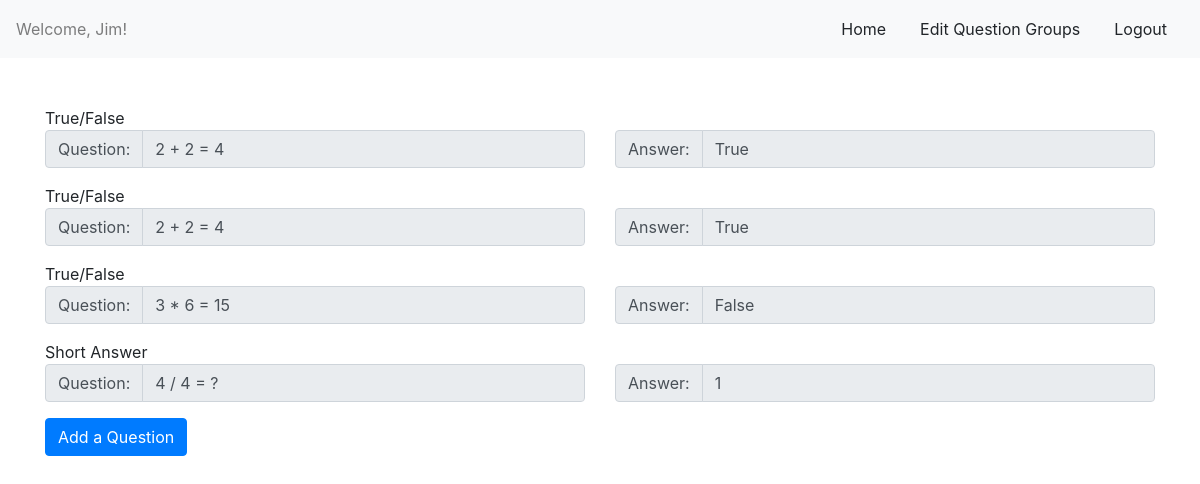
Page /question/question_group/4/ (signed in) on the committed database.
### logreg/models.py (models this page shows)
class User(models.Model):
    first_name = models.CharField(max_length=255)
    last_name = models.CharField(max_length=255)
    email = models.CharField(max_length=255)
    pw = models.CharField(max_length=255)
    created_at = models.DateTimeField(auto_now_add=True)
    updated_at = models.DateTimeField(auto_now=True)
    objects = UserManager()

### questionCreator/models.py (models this page shows)
class Question(models.Model):
    question = models.TextField(max_length=255)
    answer = models.TextField(max_length=255)
    question_type = models.ForeignKey(QuestionType, related_name='questions', on_delete=models.CASCADE)
    question_group = models.ForeignKey(QuestionGroup, related_name='questions', on_delete=models.CASCADE)
    created_at = models.DateTimeField(auto_now_add=True)
    updated_at = models.DateTimeField(auto_now=True)

class QuestionType(models.Model):
    type_name = models.CharField(max_length=255)
    created_at = models.DateTimeField(auto_now_add=True)
    updated_at = models.DateTimeField(auto_now=True)

### questionCreator/views.py (the view)
# urls.py: path('question_group/<int:qgid>/', views.qg_view, name='qg_view'),
def qg_view(request, qgid):
    context = {
        'title': 'Question Group',
        'first_name': User.objects.get(id=request.session['login_id']).first_name,
        'questions': Question.objects.filter(question_group=QuestionGroup.objects.get(id=qgid)),
        'question_group': qgid,
    }
    return render(request, 'view_question_group.html', context)

### logreg/templates/view_question_group.html (shortened to what this page needs)
<!DOCTYPE html>
 <html class="no-js">
    <head>
        <link rel="stylesheet" href="https://stackpath.bootstrapcdn.com/bootstrap/4.5.2/css/bootstrap.min.css">
    </head>
    <body>
        <nav class="navbar navbar-light bg-light">
            <span class="navbar-text">
                Welcome, {{first_name}}!
            </span>
            <ul class="nav nav-pills">
                <li class="nav-item">
                    <a class="btn nav-link" href="/">Home</a>
                </li>
                <li class="nav-item">
                    <a class="btn nav-link" href="/question/">Edit Question Groups</a>
                </li>
                <li class="nav-item">
                    <a class="btn nav-link" href="/logout">Logout</a>
                </li>
            </ul>
        </nav>
        <div class="container">
            <form action="create" method="POST" class="mt-5">
                {% for question in questions %}
                {{question.question_type.type_name}}
                <div class="row">
                    <div class="col">
                        <div class="input-group mb-3">
                            <div class="input-group-prepend">
                                <span class="input-group-text" id="question-addon{{question.id}}">Question:</span>
                            </div>
                            <input type="text" class="form-control" id="question{{question.id}}" aria-label="question{{question.id}}" aria-describedby="question-addon{{question.id}}" value="{{question.question}}" disabled>
                        </div>
                    </div>
                    <div class="col">
                        <div class="input-group mb-3">
                            <div class="input-group-prepend">
                                <span class="input-group-text" id="answer-addon{{question.id}}">Answer:</span>
                            </div>
                            <input type="text" class="form-control" id="answer{{question.id}}" aria-label="answer{{question.id}}" aria-describedby="answer-addon{{question.id}}" value="{{question.answer}}" disabled>
                        </div>
                    </div>
                </div>
                {% endfor %}
            </form>
            <a class="btn btn-primary" href='question/'>Add a Question</a>
        </div>
    </body>
</html>

### rows in the picture
User: first_name "Jim"
Question: question_type.type_name "True/False", question "2 + 2 = 4", answer "True"
Question: question_type.type_name "True/False", question "2 + 2 = 4", answer "True"
Question: question_type.type_name "True/False", question "3 * 6 = 15", answer "False"
Question: question_type.type_name "Short Answer", question "4 / 4 = ?", answer "1"
